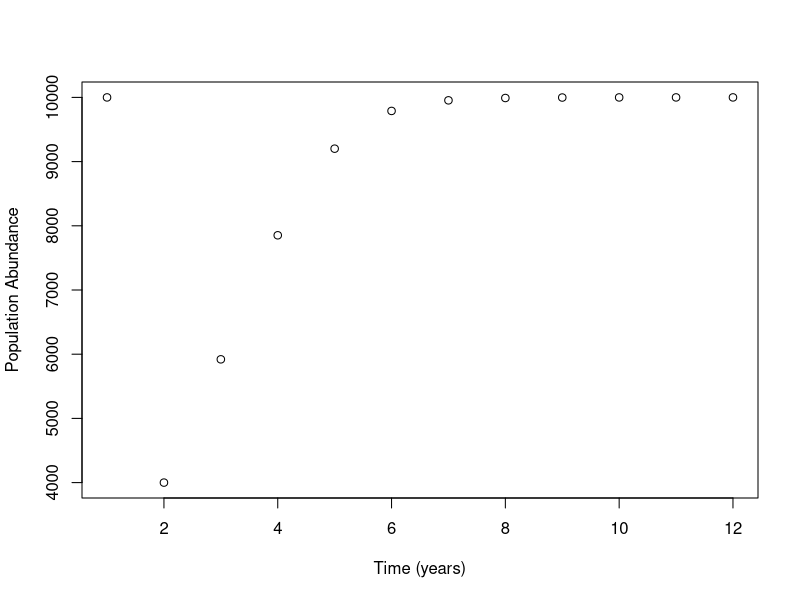
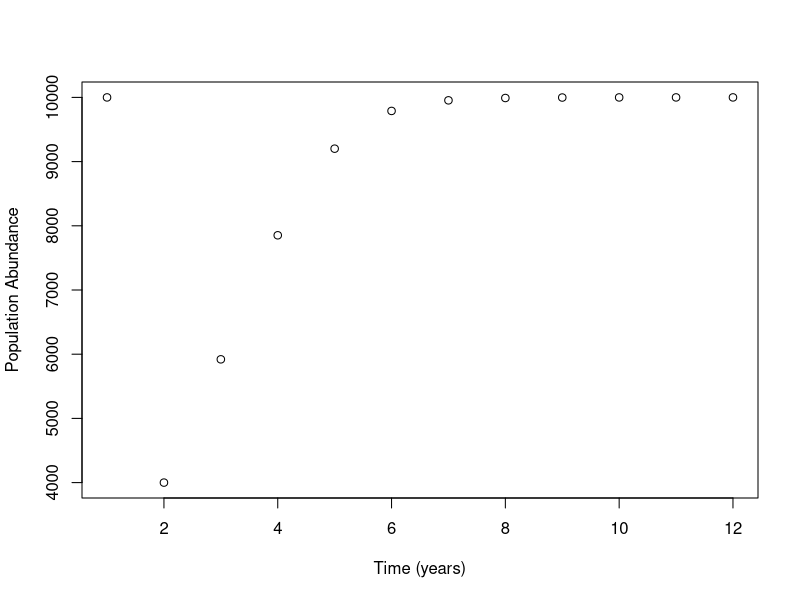

Generate these figures, in order, with R:
# EBIO5420 
# Lab08
# Madden Brewster 
# March 11, 2020 


# 3. Recall problem #7 from [Week 4's lab (on writing loops)](https://github.com/flaxmans/CompBio_on_git/blob/master/Labs/Lab04/Lab04_ForLoops.md).  
# That problem asked you to write code that could implement the discrete-time 
# logistic growth model.  Starting with that code, please do the following:

# a. Create a new script in a directory for Lab08 that contains this code 
# (it is fine to copy and paste from your own work)

# b. Turn the logistic growth model code into a function that takes `r` 
# (the intrinsic growth rate), `K` (the carrying capacity), the total number
# of generations, and the initial population size as its arguments. 

# Step #7 from Lab04: redo question 4 from part I, but now store all of the data 
# Step #4 from Lab04: # Step #4: write a loop for the population abundance over time 
# that predicts n[12] given the following parameters:
 
log_growth_model <- function(r, K, generations, pop_initial) {
  pop_vec <- rep(1, generations) # create a vector of 1's to replace with populations for the number of generations requested 
  time_vec <- rep(1, generations) # create a vector of 1's to replace with time points 
  for (i in seq(2, generations)) {
    pop_vec[1] <- pop_initial 
    pop_initial <-  pop_initial + (r * pop_initial * (K - pop_initial) / K) # discrete time logistic growth equation 
    pop_vec[i] <- pop_initial # store population abundance into ith spot in pop_vector 
    time_vec[i] <- i # store time points in vector 
  }
# c. Add code to the function so that it produces a plot of the data it 
# generates (i.e., it should plot abundance over time).  Note that the axes 
# should be labeled appropriately.
  plot(time_vec, pop_vec, xlab = "Time (years)", ylab = "Population Abundance") # plot the time and population abundance 
  time_pop_mat <- cbind(time_vec, pop_vec) # put them into a 2 column matrix using cbind() command 
  colnames(time_pop_mat) <- c("Generation", "Population Abundance") # name the columns appropriately 
  return(time_pop_mat) # return the matrix as the result 
}

# d. Following the function, write a line(s) of code that calls the function 
# (you choose the parameter values).
log_growth_model_to_save <- log_growth_model(0.8, 10000, 12, 2500)

# For part of BONUS 2
setwd("/Documents/EBIO5420/CompBioLabsAndHomework/Labs/Lab08") # I am having a ton of trouble changing my wd here...even though using getwd() I know I'm at /Users/maddenbrewster/, I keep getting a "cannot change working directory" error.
jpeg("log_growth_plot.jpg") # open a jpeg and name it appropriately
plot(log_growth_model_to_save[,1],log_growth_model_to_save[,2], xlab = "Time (years)", ylab = "Population Abundance") # plot the model -- Can you do 2 returns? so I don't have to do this down here and can get it from my funciton as well 
dev.off() # close the file 

# e. Write a line(s) of code that writes the data set to a file (also in your
# Lab08 directory).  The data file should have two columns: the first column 
# should be "generations", and the second column should be "abundance".
write.csv(x = log_growth_model_to_save, file = "Log_Growth_Model.csv") # write the file to a csv. 


